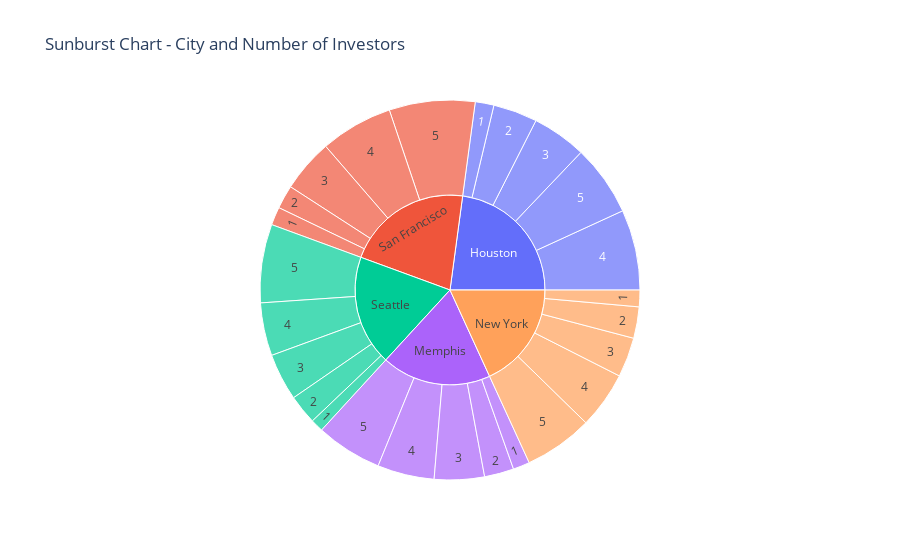

Notebook cell for this chart:
### Code cell
sunburst_fig = px.sunburst(data1, path=['City', 'Number of investors in family'], values='Number of investors in family',
                            title='Sunburst Chart - City and Number of Investors')

# Show the plot
sunburst_fig.show()

### Figure 1 — Plotly figure (JSON) as saved in the notebook; plotly's stock layout.template omitted (floating-point values rounded to 4 significant figures)
{"data": [{"branchvalues": "total", "domain": {"x": [0, 1], "y": [0, 1]}, "hovertemplate": "labels=%{label}<br>Number of investors in family=%{value}<br>parent=%{parent}<br>id=%{id}<extra></extra>", "ids": ["Houston/1", "Memphis/1", "New York/1", "San Francisco/1", "Seattle/1", "Houston/2", "Memphis/2", "New York/2", "San Francisco/2", "Seattle/2", "Houston/3", "Memphis/3", "New York/3", "San Francisco/3", "Seattle/3", "Houston/4", "Memphis/4", "New York/4", "San Francisco/4", "Seattle/4", "Houston/5", "Memphis/5", "New York/5", "San Francisco/5", "Seattle/5", "Houston", "Memphis", "New York", "San Francisco", "Seattle"], "labels": ["1", "1", "1", "1", "1", "2", "2", "2", "2", "2", "3", "3", "3", "3", "3", "4", "4", "4", "4", "4", "5", "5", "5", "5", "5", "Houston", "Memphis", "New York", "San Francisco", "Seattle"], "name": "", "parents": ["Houston", "Memphis", "New York", "San Francisco", "Seattle", "Houston", "Memphis", "New York", "San Francisco", "Seattle", "Houston", "Memphis", "New York", "San Francisco", "Seattle", "Houston", "Memphis", "New York", "San Francisco", "Seattle", "Houston", "Memphis", "New York", "San Francisco", "Seattle", "", "", "", "", ""], "type": "sunburst", "values": [38, 34, 34, 37, 26, 90, 60, 64, 48, 60, 111, 102, 81, 108, 96, 164, 116, 116, 148, 108, 145, 135, 140, 175, 160, 548, 447, 435, 516, 450]}], "layout": {"legend": {"tracegroupgap": 0}, "title": {"text": "Sunburst Chart - City and Number of Investors"}}}
